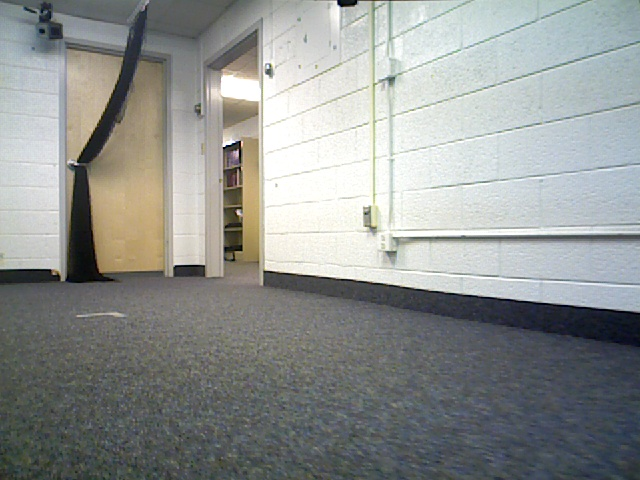
//> input picture images/image.ppm, 640 x 480 px
$ ./main   (built with g++ and OpenCV 4)
//> lines starting //> are read from the running program, lines starting //| are printed output that depends on the picture
### disjoint-set.h
// [17 lines of licence text are left out]

#ifndef DISJOINT_SET
#define DISJOINT_SET

// disjoint-set forests using union-by-rank and path compression (sort of).
typedef struct {
  int rank;
  int p;
  int size;
} uni_elt;

class universe {
public:
  universe(int elements);
  ~universe();
  int find(int x);
  void join(int x, int y);
  int size(int x) const { return elts[x].size; }
  int num_sets() const { return num; }

private:
  uni_elt *elts;
  int num;
};

universe::universe(int elements) {
  elts = new uni_elt[elements];
  num = elements;
  for (int i = 0; i < elements; i++) {
    elts[i].rank = 0;
    elts[i].size = 1;
    elts[i].p = i;
  }
}

universe::~universe() {
  delete [] elts;
}

int universe::find(int x) {
  int y = x;
  while (y != elts[y].p)
    y = elts[y].p;
  elts[x].p = y;
  return y;
}

void universe::join(int x, int y) {
  if (elts[x].rank > elts[y].rank) {
    elts[y].p = x;
    elts[x].size += elts[y].size;
  } else {
    elts[x].p = y;
    elts[y].size += elts[x].size;
    if (elts[x].rank == elts[y].rank)
      elts[y].rank++;
  }
  num--;
}

#endif

### segment-graph.h
// [17 lines of licence text are left out]

#ifndef SEGMENT_GRAPH
#define SEGMENT_GRAPH

#include <algorithm>
#include <cmath>
#include "disjoint-set.h"

// threshold function
#define THRESHOLD(size, c) (c/size)

typedef struct {
  float w;
  int a, b;
} edge;

bool operator<(const edge &a, const edge &b) {
  return a.w < b.w;
}

/*
 * Segment a graph
 *
 * Returns a disjoint-set forest representing the segmentation.
 *
 * num_vertices: number of vertices in graph.
 * num_edges: number of edges in graph
 * edges: array of edges.
 * c: constant for treshold function.
 */
universe *segment_graph(int num_vertices, int num_edges, edge *edges, float c)
{
  // sort edges by weight
  std::sort(edges, edges + num_edges);

  // make a disjoint-set forest
  universe *u = new universe(num_vertices);

  // init thresholds
  float *threshold = new float[num_vertices];
  for (int i = 0; i < num_vertices; i++)
    threshold[i] = THRESHOLD(1,c);

  // for each edge, in non-decreasing weight order...
  for (int i = 0; i < num_edges; i++) {
    edge *pedge = &edges[i];

    // components conected by this edge
    int a = u->find(pedge->a);
    int b = u->find(pedge->b);
    if (a != b) {
      if ((pedge->w <= threshold[a]) &&
	  (pedge->w <= threshold[b])) {
        u->join(a, b);
        a = u->find(a);
        threshold[a] = pedge->w + THRESHOLD(u->size(a), c);
      }
    }
  }

  // free up
  delete threshold;
  return u;
}

#endif

### imutil.h
// [19 lines of licence text are left out]

#ifndef IMUTIL_H
#define IMUTIL_H

#include "image.h"
#include "misc.h"

/* compute minimum and maximum value in an image */
template <class T>
// [19 lines left out: function min_max, not called in this run]

/* threshold image */
template <class T>
// [13 lines left out: function threshold, not called in this run]

#endif

### convolve.h
// [19 lines of licence text are left out]

#ifndef CONVOLVE_H
#define CONVOLVE_H

#include <vector>
#include <algorithm>
#include <cmath>
#include "image.h"

/* convolve src with mask.  dst is flipped! */
static void convolve_even(image<float> *src, image<float> *dst,
			  std::vector<float> &mask) {
  int width = src->width();
  int height = src->height();
  int len = mask.size();

  for (int y = 0; y < height; y++) {
    for (int x = 0; x < width; x++) {
      float sum = mask[0] * imRef(src, x, y);
      for (int i = 1; i < len; i++) {
	sum += mask[i] *
	  (imRef(src, std::max(x-i,0), y) +
	   imRef(src, std::min(x+i, width-1), y));
      }
      imRef(dst, y, x) = sum;
    }
  }
}

/* convolve src with mask.  dst is flipped! */
// [18 lines left out: function convolve_odd, not called in this run]

#endif

### filter.h
// [19 lines of licence text are left out]

#ifndef FILTER_H
#define FILTER_H

#include <vector>
#include <cmath>
#include "image.h"
#include "misc.h"
#include "convolve.h"
#include "imconv.h"

#define WIDTH 4.0

/* normalize mask so it integrates to one */
static void normalize(std::vector<float> &mask) {
  int len = mask.size();
  float sum = 0;
  for (int i = 1; i < len; i++) {
    sum += fabs(mask[i]);
  }
  sum = 2*sum + fabs(mask[0]);
  for (int i = 0; i < len; i++) {
    mask[i] /= sum;
  }
}

/* make filters */
#define MAKE_FILTER(name, fun)                                \
static std::vector<float> make_ ## name (float sigma) {       \
  sigma = std::max(sigma, 0.01F);			      \
  int len = (int)ceil(sigma * WIDTH) + 1;                     \
  std::vector<float> mask(len);                               \
  for (int i = 0; i < len; i++) {                             \
    mask[i] = fun;                                            \
  }                                                           \
  return mask;                                                \
}

MAKE_FILTER(fgauss, exp(-0.5*square(i/sigma)));

/* convolve image with gaussian filter */
static image<float> *smooth(image<float> *src, float sigma) {
  std::vector<float> mask = make_fgauss(sigma);
  normalize(mask);

  image<float> *tmp = new image<float>(src->height(), src->width(), false);
  image<float> *dst = new image<float>(src->width(), src->height(), false);
  convolve_even(src, tmp, mask);
  convolve_even(tmp, dst, mask);

  delete tmp;
  return dst;
}

/* convolve image with gaussian filter */
// [6 lines left out: function smooth, not called in this run]

/* compute laplacian */
// [16 lines left out: function laplacian, not called in this run]

#endif

### segment-image.h
// [17 lines of licence text are left out]

#ifndef SEGMENT_IMAGE
#define SEGMENT_IMAGE

#include <cstdlib>
#include "image.h"
#include "misc.h"
#include "filter.h"
#include "segment-graph.h"
//#include "process-edges.h"

//// random color
rgb random_rgb(){
  rgb c;
  double r;

  c.r = (uchar)random();
  c.g = (uchar)random();
  c.b = (uchar)random();

  return c;
}

// dissimilarity measure between pixels
static inline float diff(image<float> *r, image<float> *g, image<float> *b,
			 int x1, int y1, int x2, int y2) {
  return sqrt(square(imRef(r, x1, y1)-imRef(r, x2, y2)) +
	      square(imRef(g, x1, y1)-imRef(g, x2, y2)) +
	      square(imRef(b, x1, y1)-imRef(b, x2, y2)));
}

/*
 * Segment an image
 *
 * Returns a color image representing the segmentation.
 *
 * im: image to segment.
 * sigma: to smooth the image.
 * c: constant for treshold function.
 * min_size: minimum component size (enforced by post-processing stage).
 * num_ccs: number of connected components in the segmentation.
 */
image<rgb> *segment_image(image<rgb> *im, float sigma, float c, int min_size,
			  int *num_ccs) {
  int width = im->width();
  int height = im->height();

  image<float> *r = new image<float>(width, height);
  image<float> *g = new image<float>(width, height);
  image<float> *b = new image<float>(width, height);

  // smooth each color channel
  for (int y = 0; y < height; y++) {
    for (int x = 0; x < width; x++) {
      imRef(r, x, y) = imRef(im, x, y).r;
      imRef(g, x, y) = imRef(im, x, y).g;
      imRef(b, x, y) = imRef(im, x, y).b;
    }
  }
  image<float> *smooth_r = smooth(r, sigma);
  image<float> *smooth_g = smooth(g, sigma);
  image<float> *smooth_b = smooth(b, sigma);
  delete r;
  delete g;
  delete b;

  // build graph
  edge *edges = new edge[width*height*2];
  int num = 0;
  for (int y = 0; y < height; y++) {
    for (int x = 0; x < width; x++) {
      if (x < width-1) {
	edges[num].a = y * width + x;
	edges[num].b = y * width + (x+1);
    edges[num].w = diff(smooth_r, smooth_g, smooth_b, x, y, x+1, y);
	num++;
      }

      if (y < height-1) {
	edges[num].a = y * width + x;
	edges[num].b = (y+1) * width + x;
    edges[num].w = diff(smooth_r, smooth_g, smooth_b, x, y, x, y+1);
	num++;
      }

// [13 lines of commented-out code are left out]
    }
  }
  delete smooth_r;
  delete smooth_g;
  delete smooth_b;

  // segment
  universe *u = segment_graph(width*height, num, edges, c);
//  process_edges pe(width, height);

  // post process small components
  for (int i = 0; i < num; i++) {
    int a = u->find(edges[i].a);
    int b = u->find(edges[i].b);
    if ((a != b) && ((u->size(a) < min_size) || (u->size(b) < min_size)))
      u->join(a, b);
  }

// [9 lines of commented-out code are left out]
  delete [] edges;
  *num_ccs = u->num_sets();

  image<rgb> *output = new image<rgb>(width, height);

  // pick random colors for each component
  rgb *colors = new rgb[width*height];
  for (int i = 0; i < width*height; i++)
    colors[i] = random_rgb();

  for (int y = 0; y < height; y++) {
    for (int x = 0; x < width; x++) {
      int comp = u->find(y * width + x);
      imRef(output, x, y) = colors[comp];
    }
  }

// [28 lines of commented-out code are left out]

  delete [] colors;
  delete u;

  return output;
}

#endif

### misc.h
// [19 lines of licence text are left out]

#ifndef MISC_H
#define MISC_H

#include <cmath>

#ifndef M_PI
#define M_PI 3.141592653589793
#endif

typedef unsigned char uchar;

typedef struct { uchar r, g, b; } rgb;

inline bool operator==(const rgb &a, const rgb &b) {
  return ((a.r == b.r) && (a.g == b.g) && (a.b == b.b));
}

template <class T>
inline T abs(const T &x) { return (x > 0 ? x : -x); };

template <class T>
inline int sign(const T &x) { return (x >= 0 ? 1 : -1); };

template <class T>
inline T square(const T &x) { return x*x; };

template <class T>
inline T bound(const T &x, const T &min, const T &max) {
  return (x < min ? min : (x > max ? max : x));
}

template <class T>
inline bool check_bound(const T &x, const T&min, const T &max) {
  return ((x < min) || (x > max));
}

inline int vlib_round(float x) { return (int)(x + 0.5F); }

inline int vlib_round(double x) { return (int)(x + 0.5); }

inline double gaussian(double val, double sigma) {
  return exp(-square(val/sigma)/2)/(sqrt(2*M_PI)*sigma);
}

#endif

### image.h
// [19 lines of licence text are left out]

#ifndef IMAGE_H
#define IMAGE_H

#include <cstring>

template <class T>
class image {
 public:
  /* create an image */
  image(const int width, const int height, const bool init = true);

  /* delete an image */
  ~image();

  /* init an image */
  void init(const T &val);

  /* copy an image */
  image<T> *copy() const;

  /* get the width of an image. */
  int width() const { return w; }

  /* get the height of an image. */
  int height() const { return h; }

  /* image data. */
  T *data;

  /* row pointers. */
  T **access;

 private:
  int w, h;
};

/* use imRef to access image data. */
#define imRef(im, x, y) (im->access[y][x])

/* use imPtr to get pointer to image data. */
#define imPtr(im, x, y) &(im->access[y][x])

template <class T>
image<T>::image(const int width, const int height, const bool init) {
  w = width;
  h = height;
  data = new T[w * h];  // allocate space for image data
  access = new T*[h];   // allocate space for row pointers

  // initialize row pointers
  for (int i = 0; i < h; i++)
    access[i] = data + (i * w);

  if (init)
    memset(data, 0, w * h * sizeof(T));
}

template <class T>
image<T>::~image() {
  delete [] data;
  delete [] access;
}

template <class T>
// [6 lines left out: function init, not called in this run]


template <class T>
// [5 lines left out: function copy, not called in this run]

#endif


### main.cpp
#include <opencv2/core/core.hpp>
#include "opencv2/imgproc/imgproc.hpp"
#include <opencv2/highgui/highgui.hpp>

#include "image.h"
#include "misc.h"
#include "segment-image.h"

#include <iostream>

#define IMAGE "../images/image.ppm"
//#define IMAGE "../images/hall.jpg"
#define IMAGE2 "../images/output.ppm"

using namespace cv;
using namespace std;

Mat image2cv(image<rgb> * im)
{
    Mat cv_mat = Mat(im->height(), im->width(), CV_8UC3);
    std::memcpy(cv_mat.data, im->data, cv_mat.total()*sizeof(uchar[3]));
    cvtColor(cv_mat, cv_mat, CV_BGR2RGB);

    return cv_mat;
}

void cv2image(const Mat cv_mat, image<rgb> * imptr)
{
    Mat cp;
    cvtColor(cv_mat, cp, CV_BGR2RGB);
    std::memcpy(imptr->data, cv_mat.data, cv_mat.total()*sizeof(uchar[3]));
}

int main(int argc, char *argv[])
{
    Mat inputImage;
    inputImage = imread(IMAGE, CV_LOAD_IMAGE_COLOR);
//> inputImage is the input picture: 480 rows x 640 cols, CV_8UC3; mean B, G, R 145.3, 147.5, 144.3
    if (inputImage.type() != CV_8UC3)
        inputImage.convertTo(inputImage, CV_8UC3);

    image<rgb> *im = new image<rgb>(inputImage.cols, inputImage.rows);

    cv2image(inputImage, im);

    float sigma = 0.65;
    float k = 150;
    int min_size = 16500;
    int num_ccs;
    image<rgb> *seg = segment_image(im, sigma, k, 500, &num_ccs);
//> in segment_image, `int width = im->width();`: width = 640
//> in segment_image, `int height = im->height();`: height = 480
//> in convolve_even, `int width = src->width();`: width = 640
//> in convolve_even, `int height = src->height();`: height = 480
//> the loop in segment_image, `for (int y = 0; y < height; y++)` made 480 passes
//> num on passes 1 to 3: 1279, 2558, 3837
//> after the loop in segment_image, `for (int y = 0; y < height; y++)`: num = 613280
//> the loop in segment_graph, `for (int i = 0; i < num_edges; i++)` made 613280 passes
//> (pedge->a, a, pedge->b, b) on passes 2, 4, 5, 6, 7, 8, 9, 11: (55915, 56555, 56555, 56555), (59764, 59765, 59765, 59765), (55914, 56554, 56554, 56554), (59765, 59765, 59766, 59766), (55914, 56555, 55915, 56555), (54634, 55274, 55274, 55274), (55913, 56553, 56553, 56553), (55912, 55912, 56552, 56552)
//> after the loop in segment_graph, `for (int i = 0; i < num_edges; i++)`: c = 150
//> the loop in segment_image, `for (int i = 0; i < num; i++)` made 613280 passes

    Mat imageSegmented = image2cv(seg);
//> in image2cv, `std::memcpy(cv_mat.data, im->data, cv_mat.total()*sizeof(uchar[3]));`:
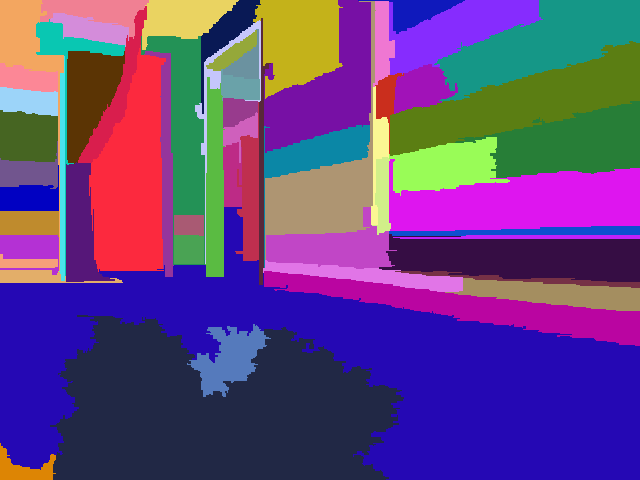
//> cv_mat: 480 rows x 640 cols, CV_8UC3; mean B, G, R 128, 67.7, 99.3

    Mat combinedImage;
    addWeighted(inputImage, 0.75, imageSegmented, 0.25, 0.0, combinedImage);
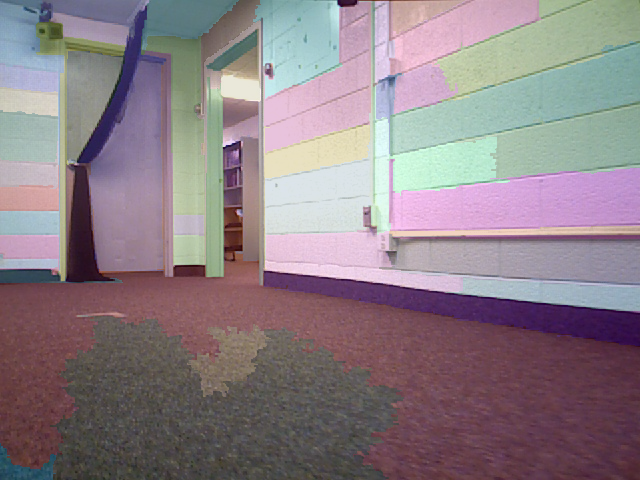
//> combinedImage: 480 rows x 640 cols, CV_8UC3; mean B, G, R 133.8, 127.6, 140.2

    imshow("first", combinedImage);
    waitKey(0);


    // add some trackable features
    vector<Point2f> points;
    cvtColor(inputImage, inputImage, CV_RGB2GRAY);
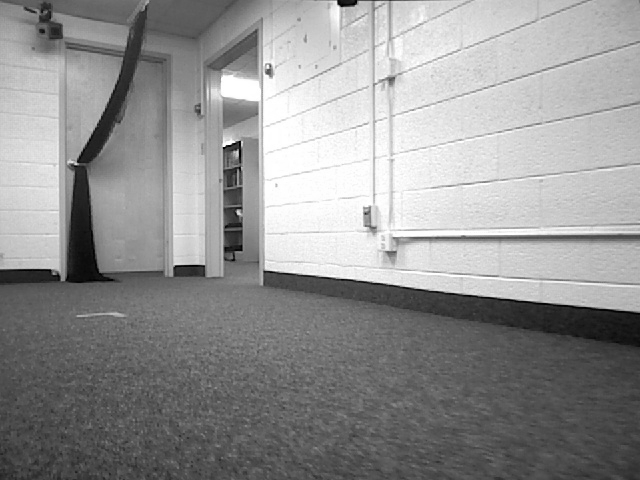
//> inputImage: 480 rows x 640 cols, CV_8UC1; min 0, max 255, mean 146.4
    TermCriteria termcrit(TermCriteria::COUNT+TermCriteria::EPS,20,0.03);
//> (the run ends here: the program needs code that is not available in this run, at `goodFeaturesToTrack(inputImage, points, 300, 0.01, 10, Mat(), 3, 0, 0...`)

$ run again, with images/hall2.ppm copied over images/image.ppm
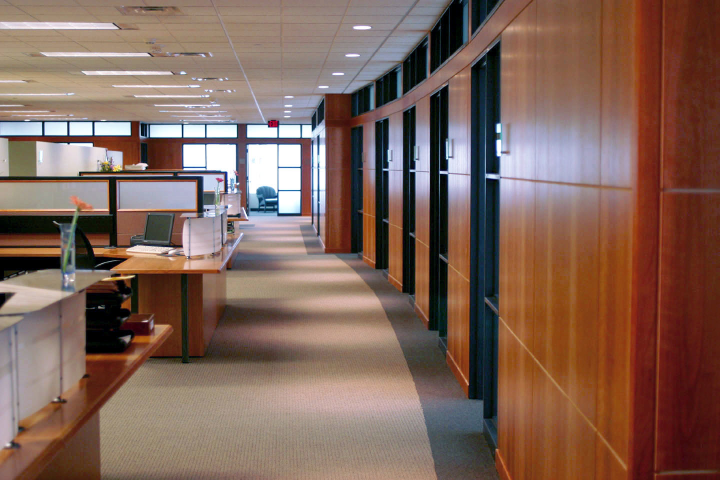
//> input picture images/hall2.ppm, 1440 x 960 px (shown at 1/2 size)
//> inputImage is the input picture: 960 rows x 1440 cols, CV_8UC3; mean B, G, R 88.7, 100.4, 128.6
//> in segment_image, `int width = im->width();`: width = 1440
//> in segment_image, `int height = im->height();`: height = 960
//> in convolve_even, `int width = src->width();`: width = 1440
//> in convolve_even, `int height = src->height();`: height = 960
//> the loop in segment_image, `for (int y = 0; y < height; y++)` made 960 passes
//> num on passes 1 to 3: 2879, 5758, 8637
//> after the loop in segment_image, `for (int y = 0; y < height; y++)`: num = 2762400
//> the loop in segment_graph, `for (int i = 0; i < num_edges; i++)` made 2762400 passes
//> (pedge->a, a, pedge->b, b) on passes 2 to 9: (489104, 490544, 490544, 490544), (834897, 836337, 836337, 836337), (489105, 490545, 490545, 490545), (489106, 490546, 490546, 490546), (489107, 490547, 490547, 490547), (489108, 490548, 490548, 490548), (489109, 490549, 490549, 490549), (489110, 490550, 490550, 490550)
//> after the loop in segment_graph, `for (int i = 0; i < num_edges; i++)`: c = 150
//> the loop in segment_image, `for (int i = 0; i < num; i++)` made 2762400 passes
//> (a, b) on passes 1 to 3: (483350, 483350), (483350, 483350), (844956, 844956)
//> `addWeighted(inputImage, 0.75, imageSegmented, 0.25, 0.0, combinedImage);`:
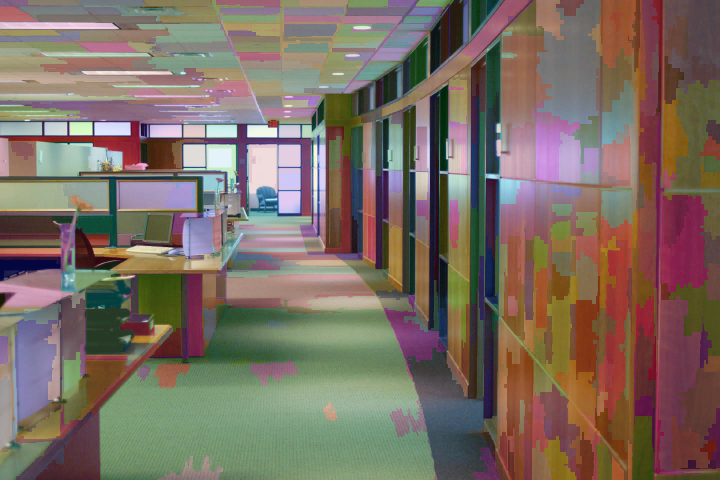
//> combinedImage: 960 rows x 1440 cols, CV_8UC3 (shown at 1/2 size); mean B, G, R 98.7, 109.2, 123.5
//> `cvtColor(inputImage, inputImage, CV_RGB2GRAY);`:
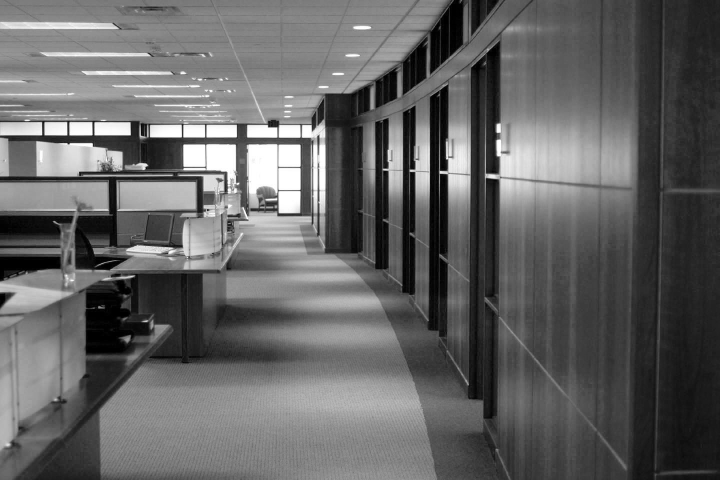
//> inputImage: 960 rows x 1440 cols, CV_8UC1 (shown at 1/2 size); min 0, max 255, mean 100.1

$ run again, with images/cube.jpg saved as images/image.ppm
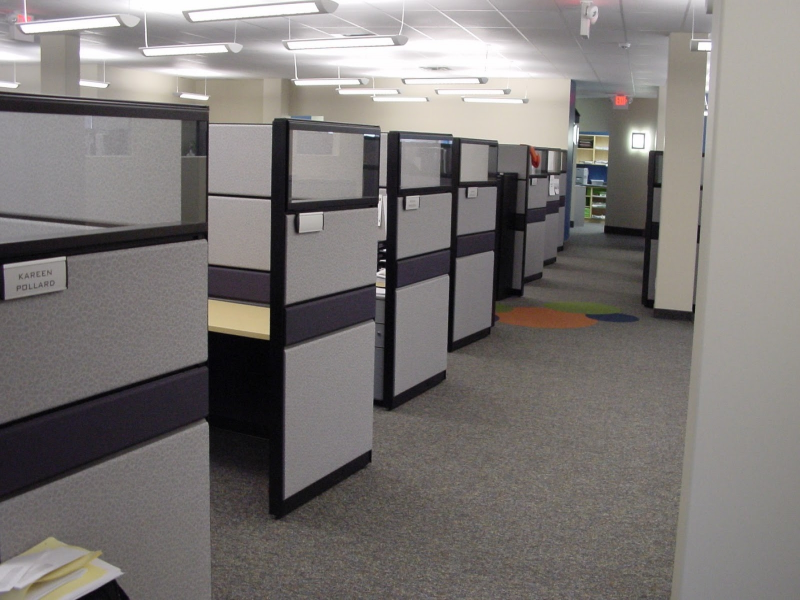
//> input picture images/cube.jpg, 1600 x 1200 px (shown at 1/2 size)
//> inputImage is the input picture: 1200 rows x 1600 cols, CV_8UC3; mean B, G, R 117.3, 119.3, 123.7
//> in segment_image, `int width = im->width();`: width = 1600
//> in segment_image, `int height = im->height();`: height = 1200
//> in convolve_even, `int width = src->width();`: width = 1600
//> in convolve_even, `int height = src->height();`: height = 1200
//> the loop in segment_image, `for (int y = 0; y < height; y++)` made 1200 passes
//> num on passes 1 to 3: 3199, 6398, 9597
//> after the loop in segment_image, `for (int y = 0; y < height; y++)`: num = 3837200
//> the loop in segment_graph, `for (int i = 0; i < num_edges; i++)` made 3837200 passes
//> (pedge->a, a, pedge->b, b) on passes 2 to 9: (394582, 394583, 394583, 394583), (394586, 396186, 396186, 396186), (394587, 396187, 396187, 396187), (394588, 396188, 396188, 396188), (394618, 396218, 396218, 396218), (21155, 22756, 21156, 22756), (394619, 396219, 396219, 396219), (394620, 394621, 394621, 394621)
//> after the loop in segment_graph, `for (int i = 0; i < num_edges; i++)`: c = 150
//> the loop in segment_image, `for (int i = 0; i < num; i++)` made 3837200 passes
//> (a, b) on passes 1 to 3: (11677, 11677), (421855, 421855), (421855, 421855)
//> in image2cv, `std::memcpy(cv_mat.data, im->data, cv_mat.total()*sizeof(uchar[3]));`:
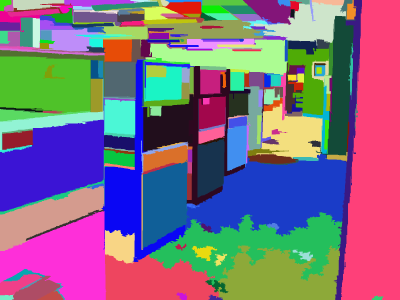
//> cv_mat: 1200 rows x 1600 cols, CV_8UC3 (shown at 1/4 size); mean B, G, R 131.6, 107.9, 127.6
//> `addWeighted(inputImage, 0.75, imageSegmented, 0.25, 0.0, combinedImage);`:
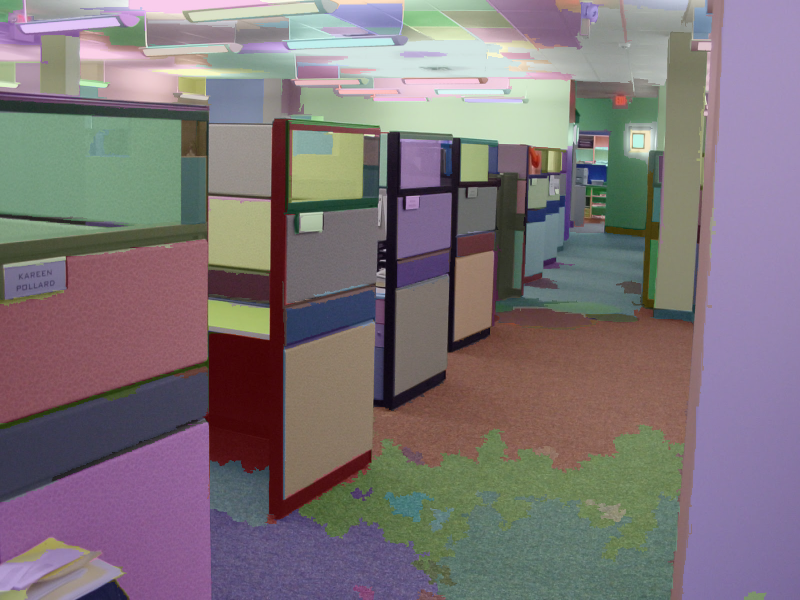
//> combinedImage: 1200 rows x 1600 cols, CV_8UC3 (shown at 1/2 size); mean B, G, R 119.9, 116.5, 125.7
//> inputImage: 1200 rows x 1600 cols, CV_8UC1
